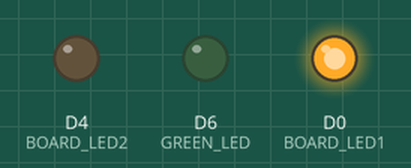
This program was run on a simulated ESP8266 (NodeMCU). On the bench: output pins drawn as LEDs (lit = HIGH). What the program prints to the serial monitor is not drawn.

Above: at 1.0 s.
At 3.02 s:
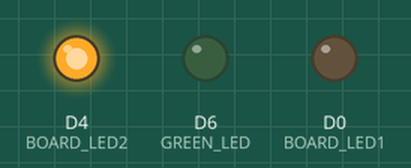
At 5.6 s:
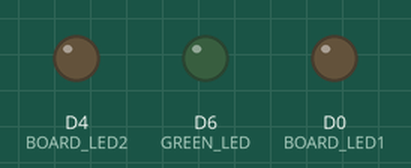
At 8.77 s:
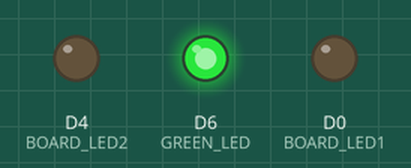
Timing chart, 0 to 10.7 s (numbered marks = the images above):
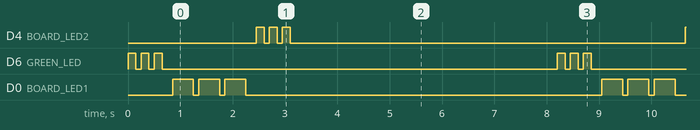

The program:

main.cpp
```cpp
#include <Arduino.h>

#define RED_LED D5   //led warna merah
#define GREEN_LED D6 //led warna hijau
#define BOARD_LED1 D0 //led pada GPIO 16
#define BOARD_LED2 D4 //led pada GPIO 2
#define BLUE_LED D7  //led warnah biru

void setup()
{
  Serial.begin(115200);
  pinMode(GREEN_LED, OUTPUT); //atur pin-pin digital sebagai output
  pinMode(BOARD_LED1, OUTPUT); //atur pin-pin digital sebagai output
  pinMode(BOARD_LED2, OUTPUT); //atur pin-pin digital sebagai output
  Serial.println("Contoh Program LED SOS");
}

void loop()
{
  // 3 dits (3 titik atau huruf S)
  for (int x = 0; x < 3; x++)
  {
    digitalWrite(GREEN_LED, HIGH); // LED nyala
    delay(150);                  // delay selama 150ms
    digitalWrite(GREEN_LED, LOW); // LED mati
    delay(100);                  // delay selama 100ms
  }
  delay(100);

  // 3 dahs (3 garis atau huruf O)
  for (int x = 0; x < 3; x++)
  {
    digitalWrite(BOARD_LED1, HIGH); // LED nyala
    delay(400);                  // delay selama 400ms
    digitalWrite(BOARD_LED1, LOW); // LED mati
    delay(100);                  // delay selama 100ms
  }

  // 100ms delay to cause slight gap between letters
  delay(100);
  // 3 dits again (3 titik atau huruf S)
  for (int x = 0; x < 3; x++)
  {
    digitalWrite(BOARD_LED2, HIGH); // LED nyala
    delay(150);                  // delay selama 150ms
    digitalWrite(BOARD_LED2, LOW); // LED mati
    delay(100);                  // delay selama 100ms
  }

  // wait 5 seconds before repeating the SOS signal
  delay(5000);
}
```

Measured:
- by itself, D4 (BOARD_LED2), D6 (GREEN_LED): repeats every 8.2 s: 2 × (LOW 0.10 s, HIGH 0.15 s), LOW 7.6 s, HIGH 0.15 s
- by itself, D0 (BOARD_LED1): repeats every 8.2 s: 2 × (LOW 0.10 s, HIGH 0.40 s), LOW 6.8 s, HIGH 0.40 s
- by itself, everything shown: repeats every 8.2 s, in 14 steps
